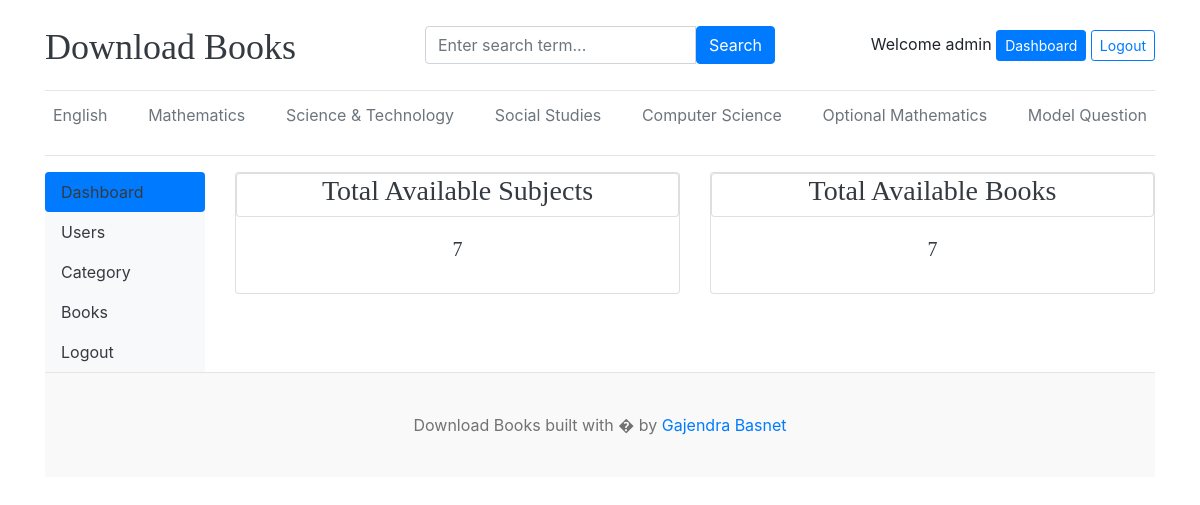
The page /dashboard/ (signed in) on the database its author committed.
### blogs/models.py (models this page shows, shortened)
class Category(models.Model):
    category_name = models.CharField(max_length=50, unique=True)
    created_at = models.DateTimeField(auto_now_add=True)
    updated_at = models.DateTimeField(auto_now=True)
    class Meta:
        verbose_name_plural = 'Categories'

### dashboard/views.py (the view)
# urls.py: path('dashboard/',include('dashboard.urls')),
@login_required(login_url='login')
def dashboard(request):
    category_counts = Category.objects.all().count()
    blogs_counts = Blogs.objects.all().count()
    context = {
        'category_counts': category_counts,
        'blogs_counts': blogs_counts
    }
    return render(request, "dashboard/dashboard.html",context)

### blogs/context_processors.py (called while the page is built)
def get_categories(request):
    categories = Category.objects.all()
    return dict(categories = categories)

### templates/dashboard/dashboard.html
{% extends 'base/base.html' %}
{% block content %}
<div class="row">
    {% include './leftsidebar.html' %}
    <div class="col-md-10">
        <div class="row">
            <div class="col">
                <div class="card border-default mb-3">
                    <div class="card header text-center font-weight-bold ">
                        <h3 class="text-dark">Total Available Subjects</h3>
                    </div>
                    <div class="card-body text-dark">
                        <h5 class="card-title text-center">{{category_counts}}</h5>
                    </div>
                </div>
            </div>
            <div class="col">
                <div class="card border-default mb-3">
                    <div class="card header text-center font-weight-bold">
                        <h3 class="text-dark">Total Available Books</h3>
                    </div>
                    <div class="card-body text-dark">
                        <h5 class="card-title text-center">{{blogs_counts}}</h5>
                    </div>
                </div>
            </div>
        </div>
    </div>
</div>
{% endblock %}

### templates/Base/header.html (shortened to what this page needs)
{% load static %}
<!DOCTYPE html>
<html lang="en">
<head>
    <link href="https://getbootstrap.com/docs/4.0/dist/css/bootstrap.min.css" rel="stylesheet">
    <link href="{% static 'css/blog.css' %}" rel="stylesheet">
    <link rel="stylesheet" href="https://cdnjs.cloudflare.com/ajax/libs/font-awesome/4.7.0/css/font-awesome.min.css">
    <link rel="stylesheet" href="https://cdn.datatables.net/2.3.3/css/dataTables.dataTables.css" />
  </head>
<body>
    <div class="container">
      <header class="blog-header py-3">
        <div class="row flex-nowrap justify-content-between align-items-center">
          <div class="col-4 pt-1">
            <a class="blog-header-logo text-dark" href="/">Download Books</a>
          </div>
            <div class="col-4">
              <form action="{% url 'search' %}" method="GET">
                  <div class="input-group">
                          <input class="form-control" name ="keyword" type="text" placeholder="Enter search term..." aria-label="Enter search term..." aria-describedby="button-search" />
                          <button type="submit" class="btn btn-primary" id="button-search" type="button">Search</button>
                    </div>
              </form>
            </div>
          <div class="col-4 d-flex justify-content-end align-items-center">
            {% if not user.is_authenticated %}
            <a class="btn btn-sm btn-primary" href="{% url 'login'%}">Login</a> &nbsp;
            <a class="btn btn-sm btn-outline-primary" href="{% url 'register' %}">Register</a>
            {% else %}
            <span>Welcome {{user}} <a class="btn btn-sm btn-primary" href="{% url 'dashboard' %}">Dashboard</a> </span>&nbsp;
            <span><a class="btn btn-sm btn-outline-primary" href="{% url 'logout' %}">Logout</a></span>
            {% endif %}
          </div>
        </div>
      </header>
      <div class="nav-scroller py-1 mb-2">
        <nav class="nav d-flex justify-content-between">
          {% for cat in categories %}
          <a class="p-2 text-muted" href="{% url 'posts_by_category' cat.id %}">{{cat.category_name}}</a>
          {% endfor %}
        </nav>
      </div>
    <hr/>

### static/css/blog.css (style rules this page uses)
.blog-header { border-bottom: 1px solid #e5e5e5; }
.blog-header-logo { font-family: "Playfair Display", Georgia, "Times New Roman", serif; font-size: 2.25rem; }
h1, h2, h3, h4, h5, h6 { font-family: "Playfair Display", Georgia, "Times New Roman", serif; }

### rows shown on the page
Category: category_name "English"
Category: category_name "Mathematics"
Category: category_name "Science & Technology"
Category: category_name "Social Studies"
Category: category_name "Computer Science"
Category: category_name "Optional Mathematics"
Category: category_name "Model Question"

### other values the page prints
{{ user }} "admin"
{{ category_counts }} "7"
{{ blogs_counts }} "7"
